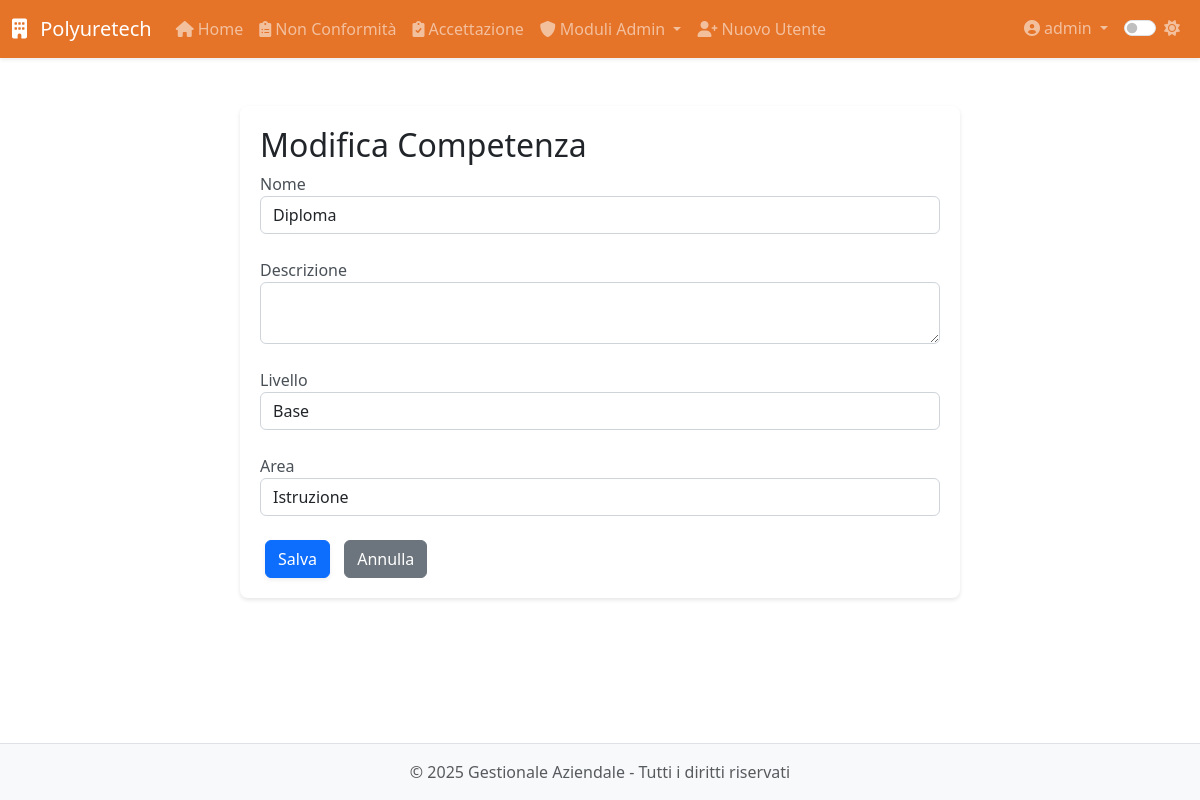
The page /modulo8/competenze/modifica/1 (signed in) on the database as committed earlier.
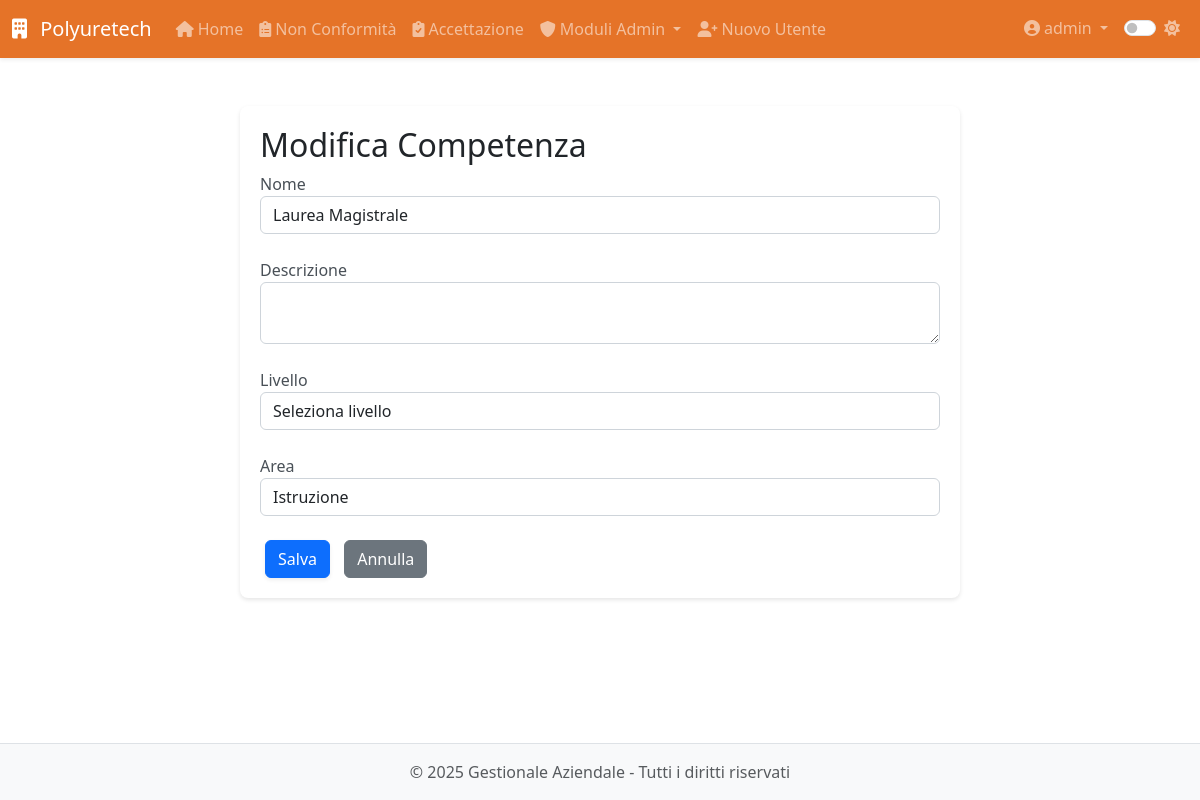
The same page on the database as committed later.
### app/models.py (models this page shows, shortened)
class Competenza(db.Model):
    __tablename__ = 'competenza'
    id = db.Column(db.Integer, primary_key=True)
    nome = db.Column(db.String(64), nullable=False, unique=True)
    descrizione = db.Column(db.Text)
    livello = db.Column(db.String(20))  # base, intermedio, avanzato
    area = db.Column(db.String(64))     # tecnica, amministrativa, etc.
    created_at = db.Column(db.DateTime, default=datetime.utcnow)
    created_by_id = db.Column(db.Integer, db.ForeignKey('users.id'))
    dipendenti_associati = db.relationship('DipendenteCompetenza',
                                         back_populates='competenza',
                                         overlaps="competenze,dipendenti")
    performance = db.relationship('Performance', back_populates='competenza', cascade='all, delete-orphan')

### app/routes/modulo8.py (the view, shortened to what this page needs)
@modulo8.route('/competenze/modifica/<int:id>', methods=['GET', 'POST'])
@login_required
@admin_required
def modifica_competenza(id):
    competenza = Competenza.query.get_or_404(id)
    form = CompetenzaForm()
    if request.method == 'GET':
        form.id.data = competenza.id
        form.nome.data = competenza.nome
        form.descrizione.data = competenza.descrizione
        form.livello.data = competenza.livello
        form.area.data = competenza.area
    return render_template('modulo8/competenza_form.html',
                         title='Modifica Competenza',
                         form=form)

### app/forms.py (shortened to what this page needs)
class CompetenzaForm(FlaskForm):
    id = HiddenField('ID')
    nome = StringField('Nome', validators=[DataRequired()])
    descrizione = TextAreaField('Descrizione')
    livello = SelectField('Livello', choices=[
        ('', 'Seleziona livello'),
        ('base', 'Base'),
        ('intermedio', 'Intermedio'),
        ('avanzato', 'Avanzato'),
        ('esperto', 'Esperto')
    ])
    area = StringField('Area')
    submit = SubmitField('Salva')

### app/models.py (called while the page is built)
@login_manager.user_loader
def load_user(id):
    return User.query.get(int(id))

    def is_admin(self):
        return self.role == 'admin'

### app/utils.py (called while the page is built)
def admin_required(f):
    @wraps(f)
    def decorated_function(*args, **kwargs):
        if not current_user.is_admin:
            abort(403)
        return f(*args, **kwargs)
    return decorated_function

### app/templates/modulo8/competenza_form.html (shortened to what this page needs)
{% extends 'base.html' %}
{% block content %}
<div class="container">
  <div class="row">
    <div class="col-md-8 offset-md-2">
      <div class="form-competenza">
        <h2>{{ title }}</h2>
        <form method="POST" novalidate>
          <div class="form-group">
            {{ form.nome.label }}
            {{ form.nome(class="form-control") }}
          </div>
          <div class="form-group mt-3">
            {{ form.descrizione.label }}
            {{ form.descrizione(class="form-control") }}
          </div>
          <div class="form-group mt-3">
            {{ form.livello.label }}
            {{ form.livello(class="form-control") }}
          </div>
          <div class="form-group mt-3">
            {{ form.area.label }}
            {{ form.area(class="form-control") }}
          </div>
          <div class="mt-4">
            <button type="submit" class="btn btn-primary btn-action">Salva</button>
            <a href="{{ url_for('modulo8.competenze') }}" class="btn btn-secondary btn-action">Annulla</a>
          </div>
        </form>
      </div>
    </div>
  </div>
</div>
{% endblock %}

Rows that differ between the two databases and show on the page:
changed Competenza "Istruzione": nome "Diploma" → "Laurea Magistrale"; livello "Base" → "Seleziona livello"
